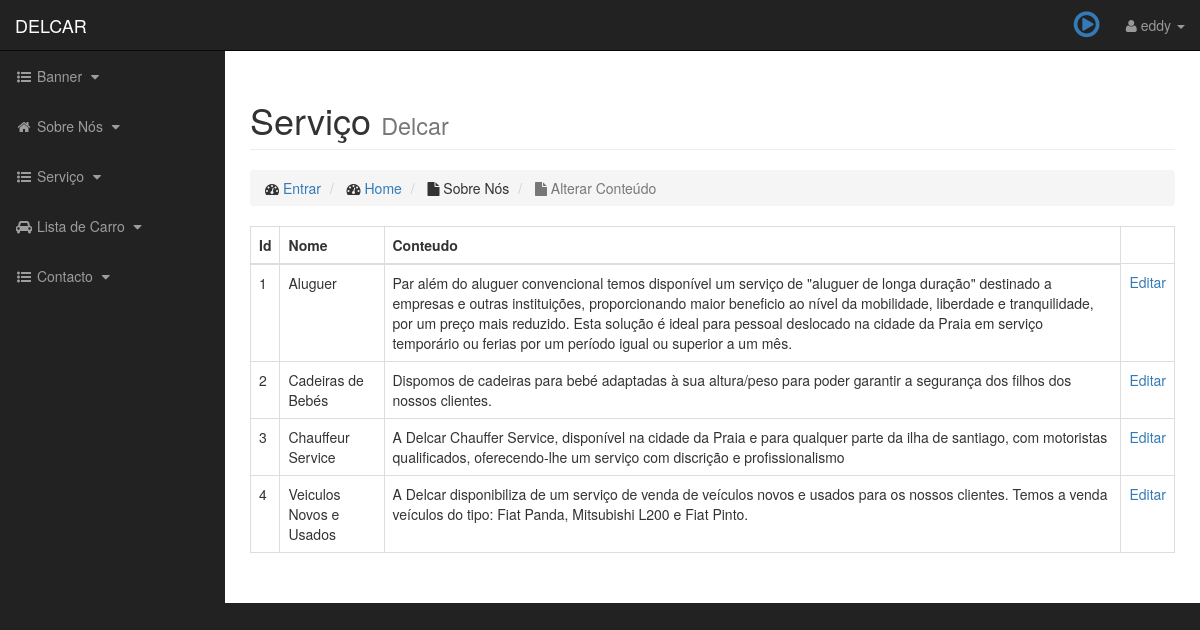
Screenshot of /admin/all_service.php (signed in) with the database file from the repository.
### tables this page shows
CREATE TABLE IF NOT EXISTS `servico` (
  `id` int(11) NOT NULL AUTO_INCREMENT,
  `nome` varchar(50) NOT NULL,
  `conteudo` varchar(500) NOT NULL,
  PRIMARY KEY (`id`)
);

### admin/all_service.php (the view, shortened to what this page needs)
<!DOCTYPE html>
<html lang="en">
<head>
    <link href="css/bootstrap.min.css" rel="stylesheet">
    <link href="css/sb-admin.css" rel="stylesheet">
    <link href="font-awesome/css/font-awesome.min.css" rel="stylesheet" type="text/css">
</head>
<body>
    <div id="wrapper">
       <nav class="navbar navbar-inverse navbar-fixed-top" role="navigation">
            <div class="navbar-header">
                <a class="navbar-brand" href="admin.php">DELCAR</a>
            </div>
            <ul class="nav navbar-right top-nav">
            <a href="../index.php" style="float:left; margin-top:10px; margin-right:5px;" data-toggle="tooltip" title="Site Principal"><i class="fa fa-fw fa-play-circle-o" style="font-size:30px;" ></i></a>
                <li class="dropdown">
                    <a href="#" class="dropdown-toggle" data-toggle="dropdown"><i class="fa fa-user"></i> <?php echo $_SESSION['username']; ?> <b class="caret"></b></a>
                </li>
            </ul>
            <div class="collapse navbar-collapse navbar-ex1-collapse">
                <ul class="nav navbar-nav side-nav">
                     <li>
                        <a href="javascript:;" data-toggle="collapse" data-target="#demo6"><i class="fa fa-fw fa-list-ul"></i> Banner <i class="fa fa-fw fa-caret-down"></i></a>
                    </li>
                    <li>
                        <a href="javascript:;" data-toggle="collapse" data-target="#demo"><i class="fa fa-fw fa-home"></i> Sobre Nós <i class="fa fa-fw fa-caret-down"></i></a>
                    </li>
                    <li>
                        <a href="javascript:;" data-toggle="collapse" data-target="#demo1"><i class="fa fa-fw fa-list-ul"></i> Serviço <i class="fa fa-fw fa-caret-down"></i></a>
                    </li>
                    <li>
                        <a href="javascript:;" data-toggle="collapse" data-target="#demo2"><i class="fa fa-fw fa-car"></i> Lista de Carro <i class="fa fa-fw fa-caret-down"></i></a>
                    </li>
                    <li>
                        <a href="javascript:;" data-toggle="collapse" data-target="#demo5"><i class="fa fa-fw fa-list-ul"></i> Contacto <i class="fa fa-fw fa-caret-down"></i></a>
                    </li>
                </ul>
            </div>
        </nav>
        <div id="page-wrapper">
            <div class="container-fluid">
                <div class="row">
                    <div class="col-lg-12">
                        <h1 class="page-header">
                            Serviço
                            <small>Delcar</small>
                        </h1>
                        <ol class="breadcrumb">
                            <li>
                                <i class="fa fa-dashboard"></i>  <a href="index.php">Entrar</a>
                            </li>
                            <li>
                                <i class="fa fa-dashboard"></i>  <a href="admin.php">Home</a>
                            </li>
                            <li >
                                <i class="fa fa-file"></i> Sobre Nós
                            </li>
                            <li class="active">
                                <i class="fa fa-file"></i> Alterar Conteúdo
                            </li>
                        </ol>
                    </div>
                </div>
               <div class="row">
                   <div class="col-md-12">
                       <div class="table-responsive"">
                       <table class="table table-bordered table-hover">
                           <thead>
                               <tr>
                                   <th>Id</th>
                                   <th>Nome</th>
                                   <th>Conteudo</th>
                                </tr>
                           </thead>
                           <tbody>
                               <?php
                                  global $connection;
                                    $sql = "SELECT * FROM servico";
                                    $resolt = mysqli_query($connection,$sql);
                                    while($row = mysqli_fetch_assoc($resolt)){
                                        $db_id = $row['id'];
                                        $db_marca = $row['nome'];
                                        $db_modelo = $row['conteudo'];
                                        echo "<tr>";
                                        echo "<td>$db_id</td>";
                                        echo "<td>$db_marca</td>";
                                        echo "<td>$db_modelo</td>";
                                        echo "<td><a href='update_servico.php?v_id={$db_id}'>Editar</a></td>";
                                        echo "</tr>";
                                    }
                               ?>
                           </tbody>
                       </table>
                       </div>
                            <br>
                   </div>
               </div>
            </div>
        </div>
    </div>
</body>
</html>

### admin/css/sb-admin.css (style rules this page uses)
body { margin-top: 100px; background-color: #222; }
@media (min-width:768px) { body { margin-top: 50px; } }
#wrapper { padding-left: 0; }
#page-wrapper { width: 100%; padding: 0; background-color: #fff; }
@media (min-width:768px) { #wrapper { padding-left: 225px; } }
@media (min-width:768px) { #page-wrapper { padding: 10px; } }
.top-nav { padding: 0 15px; }
.top-nav>li { display: inline-block; float: left; }
.top-nav>li>a { padding-top: 15px; padding-bottom: 15px; line-height: 20px; color: #999; }
@media (min-width:768px) { .side-nav { position: fixed; top: 51px; left: 225px; width: 225px; margin-left: -225px; border: none; border-radius: 0; overflow-y: auto; background-color: #222; bottom: 0; overflow-x: hidden; padding-bottom: 40px; } }
@media (min-width:768px) { .side-nav>li>a { width: 225px; } }

### rows the page displays
servico: id "1", nome "Aluguer", conteudo "Par além do aluguer convencional temos disponível um serviço de \"aluguer de longa duração\" destinado a empresas e outras instituições, proporcionando maior beneficio ao nível da mobilidade, liberdade e tranquilidade, por um preço mais reduzido. Esta solução é ideal para pessoal deslocado na cidade da Praia em serviço temporário ou ferias por um período igual ou superior a um mês."
servico: id "2", nome "Cadeiras de Bebés", conteudo "Dispomos de cadeiras para bebé adaptadas à sua altura/peso para poder garantir a segurança dos filhos dos nossos clientes."
servico: id "3", nome "Chauffeur Service", conteudo "A Delcar Chauffer Service, disponível na cidade da Praia e para qualquer parte da ilha de santiago, com motoristas qualificados, oferecendo-lhe um serviço com discrição e profissionalismo"
servico: id "4", nome "Veiculos Novos e Usados", conteudo "A Delcar disponibiliza de um serviço de venda de veículos novos e usados para os nossos clientes. Temos a venda veículos do tipo: Fiat Panda, Mitsubishi L200 e Fiat Pinto."

### other values shown
$_SESSION['username'] "eddy"
